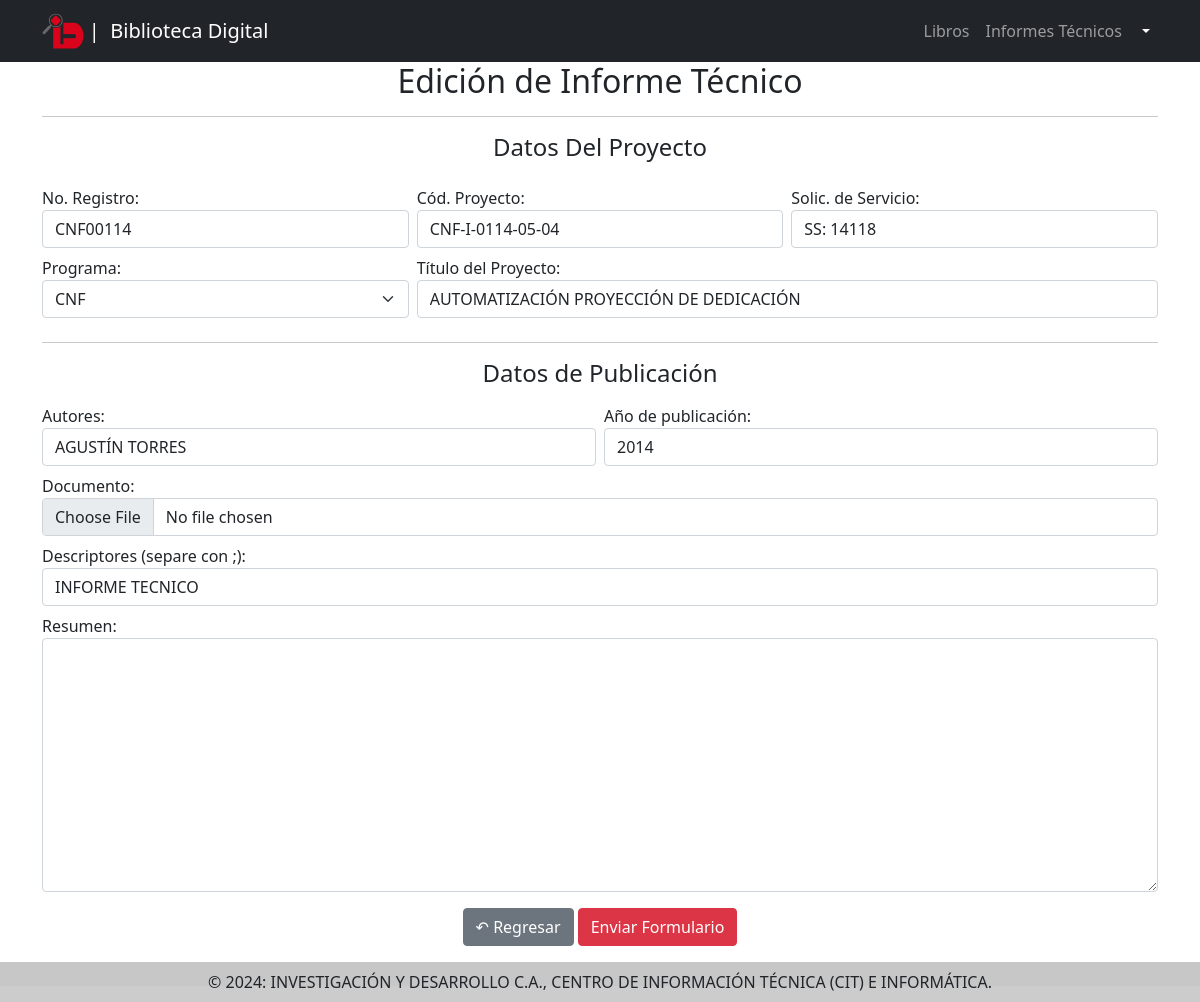
The page /publicaciones/edicion/informe/2/ (signed in) on the database its author committed.
### core/models.py (models this page shows, shortened)
class Publicacion(models.Model):
    titulo = models.CharField(max_length=500)
    resumen = models.TextField('', null  = True, blank = True)
    autores = models.CharField('Autores de la publicación separados por ;', max_length=200, null  = True, blank = True)
    ano_publicacion = models.SmallIntegerField('Año de publicacion', null  = True, blank = True)
    archivo = models.FileField('Archivo', upload_to='libros/', max_length=200, null  = True, blank = True)
    descriptores = models.ManyToManyField(Descriptor, blank=True)
    def archivo_existe(self):
        if(self.archivo):
            return os.path.exists(self.archivo.path)
        return False
    class Meta:
        abstract = True
        ordering = ('titulo','ano_publicacion')

class Informe(Publicacion):
    def upload_to(self, filename):
        return f'informes/{self.programa}/{self.ano_publicacion}/{filename}'
    archivo = models.FileField('Archivo', upload_to=upload_to, max_length=200, null  = True)
    no_registro = models.CharField(max_length=50, unique=True)
    programa = models.ForeignKey(Empresa, on_delete=models.CASCADE)
    codigo_proyecto = models.CharField(max_length=50, null=True, blank=True)
    solicitud_servicio = models.CharField(max_length=50, null=True, blank=True)

### core/views.py (the view)
# urls.py: path('edicion/informe/<int:pk>/', EdicionInforme.as_view(), name='edicion_informe'),
class EdicionInforme(SuperUserRequiredMixin, UpdateView):
    template_name = 'informe_form.html'
    form_class = InformeForm
    success_url = '/publicaciones/busqueda/informes/'
    model = Informe
    def get_context_data(self, **kwargs: Any) -> dict:
        context = super().get_context_data(**kwargs)
        context['titulo'] = 'Edición de Informe Técnico'
        context['form'].fields['descriptores'].initial = "; ".join(context['object'].descriptores.all().order_by('nombre').values_list('nombre', flat=True))
        return context

### core/forms.py
class InformeForm(GuardadoDescriptoresMixin):
    class Meta:
        model = Informe
        exclude = ['id', 'descriptores']

### core/models.py (called while the page is built)
    def __str__(self):
        return self.nombre

### usuarios/views.py (called while the page is built)
    def test_func(self):
        return self.request.user.is_superuser

### core/templates/informe_form.html (shortened to what this page needs)
{% extends 'base.html' %}
{% load widget_tweaks %}
{% block contenido %}
<div style="min-height: 90vh;" class="container">
    <h2 class="text-center">{{titulo}}</h2>
    <hr>
    <form method="post" enctype="multipart/form-data" onSubmit="document.getElementById('submit').disabled=true;">
        <div class="row g-2">
            <div class="col-12">
                <h4 class="text-center mb-3">Datos Del Proyecto</h4>
            </div>
            <div class="form-group col-md-4 col-sm-12">
                <label for="no_registro">No. Registro:</label>
                {% render_field form.no_registro class="form-control" %}
            </div>
            <div class="form-group col-md-4 col-sm-12">
                <label for="codigo_proyecto">Cód. Proyecto:</label>
                {% render_field form.codigo_proyecto class="form-control" %}
            </div>
            <div class="form-group col-md-4 col-sm-12">
                <label for="codigo_proyecto">Solic. de Servicio:</label>
                {% render_field form.solicitud_servicio class="form-control" %}
            </div>
            <div class="form-group col-md-4 col-sm-12">
                <label for="programa">Programa:</label>
                {% render_field form.programa class="form-select" %}
            </div>
            <div class="form-group col-md-8 col-sm-12">
                <label for="titulo">Título del Proyecto:</label>
                {% render_field form.titulo class="form-control" %}
            </div>
            <div class="col-12">
                <hr>
                <h4 class="text-center">Datos de Publicación</h4>
            </div>
            <div class="form-group col-md-6 col-sm-12">
                <label for="autores">Autores:</label>
                {% render_field form.autores class="form-control" %}
            </div>
            <div class="form-group col-md-6 col-sm-12">
                <label for="ano_publicacion">Año de publicación:</label>
                {% render_field form.ano_publicacion class="form-control" %}
            </div>
            <div class="form-group col-12">
                <label for="descriptores">Documento:</label>
                <div class="input-group">
                    <input type="file" name="archivo" accept="application/pdf,application/msword,application/vnd.openxmlformats-officedocument.wordprocessingml.document" class="form-control" id="id_archivo">
                </div>
            </div>
            <div class="form-group col-12">
                <label for="direccion">Descriptores (separe con ;):</label>
                {% render_field form.descriptores class="form-control" %}
            </div>
            <div class="form-group col-12">
                <label for="resumen">Resumen:</label>
                {% render_field form.resumen class="form-control" %}
            </div>
            <div class="col-12 d-flex justify-content-center mt-3 mb-3">
                <a href="{% url 'busqueda_informes' %}?titulo={{request.session.params_informes.titulo}}&autor={{request.session.params_informes.autor}}&ano={{request.session.params_informes.ano}}&descriptores={{request.session.params_informes.descriptores}}&archivo={{request.session.params_informes.archivo}}&solicitud_servicio={{request.session.params_informes.solicitud_servicio}}&programa={{request.session.params_informes.programa}}"
                    class="btn btn-secondary">↶ Regresar</a>&nbsp;
                <button type="submit" class="btn btn-danger" id="submit">Enviar Formulario</button>
            </div>
        </div>
    </form>
</div>
{% endblock %}

### rows shown on the page
Informe: no_registro "CNF00114", codigo_proyecto "CNF-I-0114-05-04", solicitud_servicio "SS: 14118", programa "CNF", titulo "AUTOMATIZACIÓN PROYECCIÓN DE DEDICACIÓN", autores "AGUSTÍN TORRES", ano_publicacion "2014"

### other values the page prints
{{ titulo }} "Edición de Informe Técnico"
